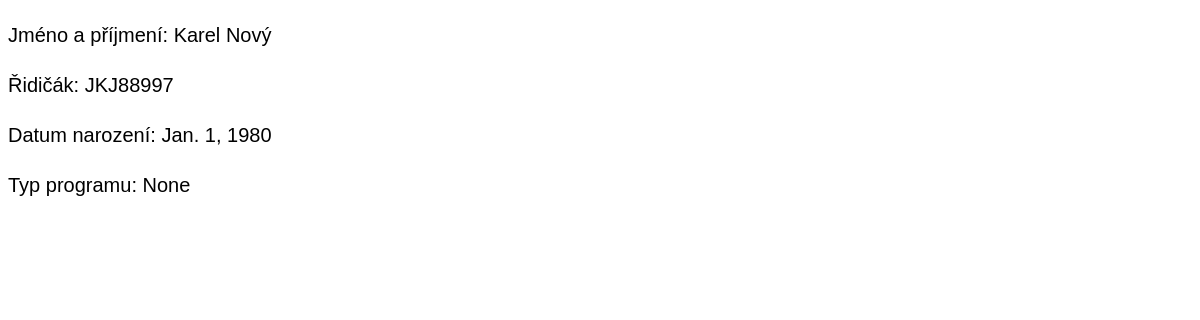
Page /katalog/1zakaznik/ on the committed database.
### katalog/models.py (models this page shows, shortened)
class Zakaznik(models.Model):
  typy_programu = (
    ("B", "Běžný zákazník"),
    ("Z", "Zlatý program"),
    ("P", "Platinový program"),
  )
  jmeno = models.CharField(max_length=100)
  prijmeni = models.CharField(max_length=100)
  ridicak = models.CharField(max_length=100)
  datum_narozeni = models.DateField()
  program = models.CharField(max_length=1, choices=typy_programu, null=True)

### katalog/views.py (the view)
# urls.py: path("<int:pk>zakaznik/", views.DetailZakaznikView.as_view(), name="zakaznik_detail"),
class DetailZakaznikView (DetailView):
  model = models.Zakaznik
  template_name = "katalog/zakaznik_detail.html"

### templates/katalog/zakaznik_detail.html (shortened to what this page needs)
<!DOCTYPE html>
<html lang="cs">
<head>
</head>
<body>
{% block content %}
    <p>Jméno a příjmení: {{object.jmeno}} {{object.prijmeni}}</p>
    <p>Řidičák: {{object.ridicak}}</p>
    <p>Datum narození: {{object.datum_narozeni}}</p>
    <p>Typ programu: {{object.program}}</p>
{% endblock %}
</body>
</html>

### templates/katalog/zakaznik_detail.html (style rules this page uses)
body { color: black; font-family: Arial, Helvetica, sans-serif; font-size: 20px; line-height: 1.5; }

### rows in the picture
Zakaznik: jmeno "Karel", prijmeni "Nový", ridicak "JKJ88997", datum_narozeni "Jan. 1, 1980", program "None"
